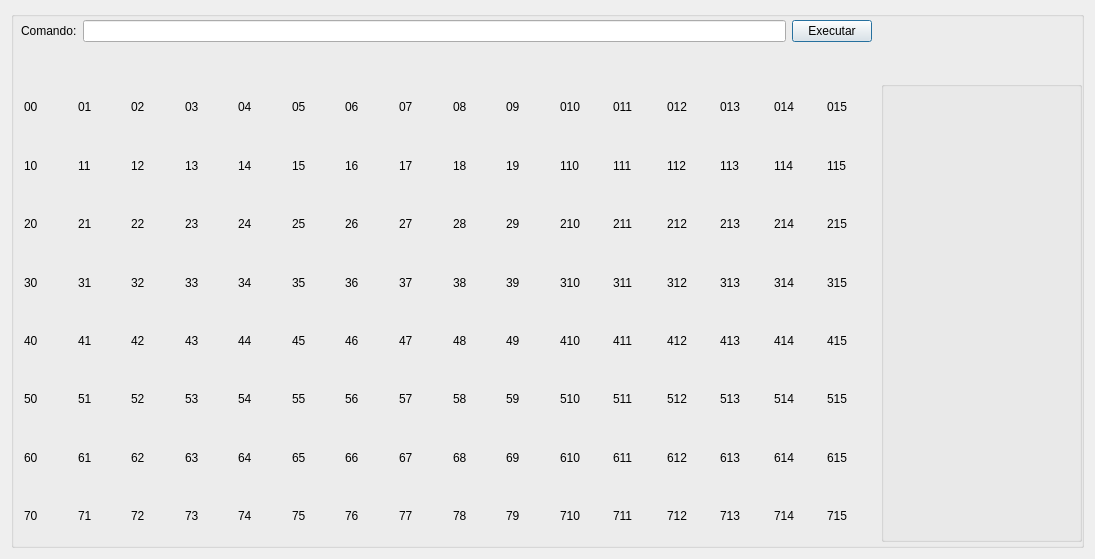
<?xml version="1.0" encoding="UTF-8"?>
<ui version="4.0">
 <class>gamewindow</class>
 <widget class="QDialog" name="gamewindow">
  <property name="geometry">
   <rect>
    <x>0</x>
    <y>0</y>
    <width>1095</width>
    <height>559</height>
   </rect>
  </property>
  <property name="windowTitle">
   <string>Dialog</string>
  </property>
  <layout class="QHBoxLayout" name="horizontalLayout_2">
   <item>
    <widget class="QGroupBox" name="groupBox">
     <property name="title">
      <string/>
     </property>
     <widget class="QWidget" name="layoutWidget">
      <property name="geometry">
       <rect>
        <x>13</x>
        <y>70</y>
        <width>851</width>
        <height>461</height>
       </rect>
      </property>
      <layout class="QGridLayout" name="gridLayout_3">
       <item row="3" column="3">
        <widget class="QLabel" name="lbCell23">
         <property name="text">
          <string>23</string>
         </property>
        </widget>
       </item>
       <item row="5" column="1">
        <widget class="QLabel" name="lbCell41">
         <property name="text">
          <string>41</string>
         </property>
        </widget>
       </item>
       <item row="2" column="6">
        <widget class="QLabel" name="lbCell16">
         <property name="text">
          <string>16</string>
         </property>
        </widget>
       </item>
       <item row="1" column="12">
        <widget class="QLabel" name="lbCell012">
         <property name="text">
          <string>012</string>
         </property>
        </widget>
       </item>
       <item row="3" column="7">
        <widget class="QLabel" name="lbCell27">
         <property name="text">
          <string>27</string>
         </property>
        </widget>
       </item>
       <item row="5" column="11">
        <widget class="QLabel" name="lbCell411">
         <property name="text">
          <string>411</string>
         </property>
        </widget>
       </item>
       <item row="6" column="0">
        <widget class="QLabel" name="lbCell50">
         <property name="text">
          <string>50</string>
         </property>
        </widget>
       </item>
       <item row="7" column="0">
        <widget class="QLabel" name="lbCell60">
         <property name="text">
          <string>60</string>
         </property>
        </widget>
       </item>
       <item row="2" column="3">
        <widget class="QLabel" name="lbCell13">
         <property name="text">
          <string>13</string>
         </property>
        </widget>
       </item>
       <item row="1" column="4">
        <widget class="QLabel" name="lbCell04">
         <property name="text">
          <string>04</string>
         </property>
        </widget>
       </item>
       <item row="7" column="10">
        <widget class="QLabel" name="lbCell610">
         <property name="text">
          <string>610</string>
         </property>
        </widget>
       </item>
       <item row="6" column="13">
        <widget class="QLabel" name="lbCell513">
         <property name="text">
          <string>513</string>
         </property>
        </widget>
       </item>
       <item row="3" column="10">
        <widget class="QLabel" name="lbCell210">
         <property name="text">
          <string>210</string>
         </property>
        </widget>
       </item>
       <item row="4" column="5">
        <widget class="QLabel" name="lbCell35">
         <property name="text">
          <string>35</string>
         </property>
        </widget>
       </item>
       <item row="8" column="1">
        <widget class="QLabel" name="lbCell71">
         <property name="text">
          <string>71</string>
         </property>
        </widget>
       </item>
       <item row="1" column="9">
        <widget class="QLabel" name="lbCell09">
         <property name="text">
          <string>09</string>
         </property>
        </widget>
       </item>
       <item row="6" column="11">
        <widget class="QLabel" name="lbCell511">
         <property name="text">
          <string>511</string>
         </property>
        </widget>
       </item>
       <item row="5" column="2">
        <widget class="QLabel" name="lbCell42">
         <property name="text">
          <string>42</string>
         </property>
        </widget>
       </item>
       <item row="4" column="8">
        <widget class="QLabel" name="lbCell38">
         <property name="text">
          <string>38</string>
         </property>
        </widget>
       </item>
       <item row="1" column="1">
        <widget class="QLabel" name="lbCell01">
         <property name="text">
          <string>01</string>
         </property>
        </widget>
       </item>
       <item row="5" column="10">
        <widget class="QLabel" name="lbCell410">
         <property name="text">
          <string>410</string>
         </property>
        </widget>
       </item>
       <item row="5" column="0">
        <widget class="QLabel" name="lbCell40">
         <property name="text">
          <string>40</string>
         </property>
        </widget>
       </item>
       <item row="7" column="4">
        <widget class="QLabel" name="lbCell64">
         <property name="text">
          <string>64</string>
         </property>
        </widget>
       </item>
       <item row="6" column="10">
        <widget class="QLabel" name="lbCell510">
         <property name="text">
          <string>510</string>
         </property>
        </widget>
       </item>
       <item row="6" column="3">
        <widget class="QLabel" name="lbCell53">
         <property name="text">
          <string>53</string>
         </property>
        </widget>
       </item>
       <item row="1" column="10">
        <widget class="QLabel" name="lbCell010">
         <property name="text">
          <string>010</string>
         </property>
        </widget>
       </item>
       <item row="2" column="13">
        <widget class="QLabel" name="lbCell113">
         <property name="text">
          <string>113</string>
         </property>
        </widget>
       </item>
       <item row="7" column="2">
        <widget class="QLabel" name="lbCell62">
         <property name="text">
          <string>62</string>
         </property>
        </widget>
       </item>
       <item row="4" column="0">
        <widget class="QLabel" name="lbCell30">
         <property name="text">
          <string>30</string>
         </property>
        </widget>
       </item>
       <item row="6" column="4">
        <widget class="QLabel" name="lbCell54">
         <property name="text">
          <string>54</string>
         </property>
        </widget>
       </item>
       <item row="3" column="15">
        <widget class="QLabel" name="lbCell215">
         <property name="text">
          <string>215</string>
         </property>
        </widget>
       </item>
       <item row="8" column="5">
        <widget class="QLabel" name="lbCell75">
         <property name="text">
          <string>75</string>
         </property>
        </widget>
       </item>
       <item row="6" column="5">
        <widget class="QLabel" name="lbCell55">
         <property name="text">
          <string>55</string>
         </property>
        </widget>
       </item>
       <item row="4" column="4">
        <widget class="QLabel" name="lbCell34">
         <property name="text">
          <string>34</string>
         </property>
        </widget>
       </item>
       <item row="7" column="14">
        <widget class="QLabel" name="lbCell614">
         <property name="text">
          <string>614</string>
         </property>
        </widget>
       </item>
       <item row="7" column="7">
        <widget class="QLabel" name="lbCell67">
         <property name="text">
          <string>67</string>
         </property>
        </widget>
       </item>
       <item row="4" column="10">
        <widget class="QLabel" name="lbCell310">
         <property name="text">
          <string>310</string>
         </property>
        </widget>
       </item>
       <item row="7" column="6">
        <widget class="QLabel" name="lbCell66">
         <property name="text">
          <string>66</string>
         </property>
        </widget>
       </item>
       <item row="3" column="9">
        <widget class="QLabel" name="lbCell29">
         <property name="text">
          <string>29</string>
         </property>
        </widget>
       </item>
       <item row="7" column="8">
        <widget class="QLabel" name="lbCell68">
         <property name="text">
          <string>68</string>
         </property>
        </widget>
       </item>
       <item row="3" column="5">
        <widget class="QLabel" name="lbCell25">
         <property name="text">
          <string>25</string>
         </property>
        </widget>
       </item>
       <item row="2" column="10">
        <widget class="QLabel" name="lbCell110">
         <property name="text">
          <string>110</string>
         </property>
        </widget>
       </item>
       <item row="5" column="6">
        <widget class="QLabel" name="lbCell46">
         <property name="text">
          <string>46</string>
         </property>
        </widget>
       </item>
       <item row="7" column="13">
        <widget class="QLabel" name="lbCell613">
         <property name="text">
          <string>613</string>
         </property>
        </widget>
       </item>
       <item row="7" column="3">
        <widget class="QLabel" name="lbCell63">
         <property name="text">
          <string>63</string>
         </property>
        </widget>
       </item>
       <item row="6" column="15">
        <widget class="QLabel" name="lbCell515">
         <property name="text">
          <string>515</string>
         </property>
        </widget>
       </item>
       <item row="8" column="15">
        <widget class="QLabel" name="lbCell715">
         <property name="text">
          <string>715</string>
         </property>
        </widget>
       </item>
       <item row="4" column="12">
        <widget class="QLabel" name="lbCell312">
         <property name="text">
          <string>312</string>
         </property>
        </widget>
       </item>
       <item row="4" column="7">
        <widget class="QLabel" name="lbCell37">
         <property name="text">
          <string>37</string>
         </property>
        </widget>
       </item>
       <item row="4" column="13">
        <widget class="QLabel" name="lbCell313">
         <property name="text">
          <string>313</string>
         </property>
        </widget>
       </item>
       <item row="5" column="12">
        <widget class="QLabel" name="lbCell412">
         <property name="text">
          <string>412</string>
         </property>
        </widget>
       </item>
       <item row="1" column="11">
        <widget class="QLabel" name="lbCell011">
         <property name="text">
          <string>011</string>
         </property>
        </widget>
       </item>
       <item row="7" column="5">
        <widget class="QLabel" name="lbCell65">
         <property name="text">
          <string>65</string>
         </property>
        </widget>
       </item>
       <item row="3" column="1">
        <widget class="QLabel" name="lbCell21">
         <property name="text">
          <string>21</string>
         </property>
        </widget>
       </item>
       <item row="3" column="4">
        <widget class="QLabel" name="lbCell24">
         <property name="text">
          <string>24</string>
         </property>
        </widget>
       </item>
       <item row="4" column="1">
        <widget class="QLabel" name="lbCell31">
         <property name="text">
          <string>31</string>
         </property>
        </widget>
       </item>
       <item row="3" column="2">
        <widget class="QLabel" name="lbCell22">
         <property name="text">
          <string>22</string>
         </property>
        </widget>
       </item>
       <item row="2" column="7">
        <widget class="QLabel" name="lbCell17">
         <property name="text">
          <string>17</string>
         </property>
        </widget>
       </item>
       <item row="3" column="13">
        <widget class="QLabel" name="lbCell213">
         <property name="text">
          <string>213</string>
         </property>
        </widget>
       </item>
       <item row="4" column="15">
        <widget class="QLabel" name="lbCell315">
         <property name="text">
          <string>315</string>
         </property>
        </widget>
       </item>
       <item row="1" column="15">
        <widget class="QLabel" name="lbCell015">
         <property name="text">
          <string>015</string>
         </property>
        </widget>
       </item>
       <item row="1" column="2">
        <widget class="QLabel" name="lbCell02">
         <property name="text">
          <string>02</string>
         </property>
        </widget>
       </item>
       <item row="1" column="5">
        <widget class="QLabel" name="lbCell05">
         <property name="text">
          <string>05</string>
         </property>
        </widget>
       </item>
       <item row="5" column="9">
        <widget class="QLabel" name="lbCell49">
         <property name="text">
          <string>49</string>
         </property>
        </widget>
       </item>
       <item row="8" column="6">
        <widget class="QLabel" name="lbCell76">
         <property name="text">
          <string>76</string>
         </property>
        </widget>
       </item>
       <item row="4" column="14">
        <widget class="QLabel" name="lbCell314">
         <property name="text">
          <string>314</string>
         </property>
        </widget>
       </item>
       <item row="8" column="12">
        <widget class="QLabel" name="lbCell712">
         <property name="text">
          <string>712</string>
         </property>
        </widget>
       </item>
       <item row="5" column="15">
        <widget class="QLabel" name="lbCell415">
         <property name="text">
          <string>415</string>
         </property>
        </widget>
       </item>
       <item row="2" column="2">
        <widget class="QLabel" name="lbCell12">
         <property name="text">
          <string>12</string>
         </property>
        </widget>
       </item>
       <item row="2" column="4">
        <widget class="QLabel" name="lbCell14">
         <property name="text">
          <string>14</string>
         </property>
        </widget>
       </item>
       <item row="5" column="5">
        <widget class="QLabel" name="lbCell45">
         <property name="text">
          <string>45</string>
         </property>
        </widget>
       </item>
       <item row="6" column="14">
        <widget class="QLabel" name="lbCell514">
         <property name="text">
          <string>514</string>
         </property>
        </widget>
       </item>
       <item row="7" column="1">
        <widget class="QLabel" name="lbCell61">
         <property name="text">
          <string>61</string>
         </property>
        </widget>
       </item>
       <item row="4" column="2">
        <widget class="QLabel" name="lbCell32">
         <property name="text">
          <string>32</string>
         </property>
        </widget>
       </item>
       <item row="8" column="8">
        <widget class="QLabel" name="lbCell78">
         <property name="text">
          <string>78</string>
         </property>
        </widget>
       </item>
       <item row="6" column="9">
        <widget class="QLabel" name="lbCell59">
         <property name="text">
          <string>59</string>
         </property>
        </widget>
       </item>
       <item row="8" column="4">
        <widget class="QLabel" name="lbCell74">
         <property name="text">
          <string>74</string>
         </property>
        </widget>
       </item>
       <item row="5" column="13">
        <widget class="QLabel" name="lbCell413">
         <property name="text">
          <string>413</string>
         </property>
        </widget>
       </item>
       <item row="8" column="14">
        <widget class="QLabel" name="lbCell714">
         <property name="text">
          <string>714</string>
         </property>
        </widget>
       </item>
       <item row="4" column="11">
        <widget class="QLabel" name="lbCell311">
         <property name="text">
          <string>311</string>
         </property>
        </widget>
       </item>
       <item row="1" column="8">
        <widget class="QLabel" name="lbCell08">
         <property name="text">
          <string>08</string>
         </property>
        </widget>
       </item>
       <item row="3" column="6">
        <widget class="QLabel" name="lbCell26">
         <property name="text">
          <string>26</string>
         </property>
        </widget>
       </item>
       <item row="4" column="9">
        <widget class="QLabel" name="lbCell39">
         <property name="text">
          <string>39</string>
         </property>
        </widget>
       </item>
       <item row="1" column="0">
        <widget class="QLabel" name="lbCell00">
         <property name="text">
          <string>00</string>
         </property>
        </widget>
       </item>
       <item row="2" column="0">
        <widget class="QLabel" name="lbCell10">
         <property name="text">
          <string>10</string>
         </property>
        </widget>
       </item>
       <item row="3" column="0">
        <widget class="QLabel" name="lbCell20">
         <property name="text">
          <string>20</string>
         </property>
        </widget>
       </item>
       <item row="1" column="14">
        <widget class="QLabel" name="lbCell014">
         <property name="text">
          <string>014</string>
         </property>
        </widget>
       </item>
       <item row="7" column="15">
        <widget class="QLabel" name="lbCell615">
         <property name="text">
          <string>615</string>
         </property>
        </widget>
       </item>
       <item row="8" column="9">
        <widget class="QLabel" name="lbCell79">
         <property name="text">
          <string>79</string>
         </property>
        </widget>
       </item>
       <item row="6" column="8">
        <widget class="QLabel" name="lbCell58">
         <property name="text">
          <string>58</string>
         </property>
        </widget>
       </item>
       <item row="6" column="12">
        <widget class="QLabel" name="lbCell512">
         <property name="text">
          <string>512</string>
         </property>
        </widget>
       </item>
       <item row="4" column="3">
        <widget class="QLabel" name="lbCell33">
         <property name="text">
          <string>33</string>
         </property>
        </widget>
       </item>
       <item row="1" column="7">
        <widget class="QLabel" name="lbCell07">
         <property name="text">
          <string>07</string>
         </property>
        </widget>
       </item>
       <item row="2" column="15">
        <widget class="QLabel" name="lbCell115">
         <property name="text">
          <string>115</string>
         </property>
        </widget>
       </item>
       <item row="8" column="7">
        <widget class="QLabel" name="lbCell77">
         <property name="text">
          <string>77</string>
         </property>
        </widget>
       </item>
       <item row="8" column="11">
        <widget class="QLabel" name="lbCell711">
         <property name="text">
          <string>711</string>
         </property>
        </widget>
       </item>
       <item row="3" column="8">
        <widget class="QLabel" name="lbCell28">
         <property name="text">
          <string>28</string>
         </property>
        </widget>
       </item>
       <item row="1" column="6">
        <widget class="QLabel" name="lbCell06">
         <property name="text">
          <string>06</string>
         </property>
        </widget>
       </item>
       <item row="7" column="9">
        <widget class="QLabel" name="lbCell69">
         <property name="text">
          <string>69</string>
         </property>
        </widget>
       </item>
       <item row="8" column="0">
        <widget class="QLabel" name="lbCell70">
         <property name="text">
          <string>70</string>
         </property>
        </widget>
       </item>
       <item row="5" column="8">
        <widget class="QLabel" name="lbCell48">
         <property name="text">
          <string>48</string>
         </property>
        </widget>
       </item>
       <item row="2" column="9">
        <widget class="QLabel" name="lbCell19">
         <property name="text">
          <string>19</string>
         </property>
        </widget>
       </item>
       <item row="8" column="3">
        <widget class="QLabel" name="lbCell73">
         <property name="text">
          <string>73</string>
         </property>
        </widget>
       </item>
       <item row="2" column="8">
        <widget class="QLabel" name="lbCell18">
         <property name="text">
          <string>18</string>
         </property>
        </widget>
       </item>
       <item row="6" column="1">
        <widget class="QLabel" name="lbCell51">
         <property name="text">
          <string>51</string>
         </property>
        </widget>
       </item>
       <item row="8" column="10">
        <widget class="QLabel" name="lbCell710">
         <property name="text">
          <string>710</string>
         </property>
        </widget>
       </item>
       <item row="3" column="11">
        <widget class="QLabel" name="lbCell211">
         <property name="text">
          <string>211</string>
         </property>
        </widget>
       </item>
       <item row="7" column="12">
        <widget class="QLabel" name="lbCell612">
         <property name="text">
          <string>612</string>
         </property>
        </widget>
       </item>
       <item row="5" column="7">
        <widget class="QLabel" name="lbCell47">
         <property name="text">
          <string>47</string>
         </property>
        </widget>
       </item>
       <item row="5" column="14">
        <widget class="QLabel" name="lbCell414">
         <property name="text">
          <string>414</string>
         </property>
        </widget>
       </item>
       <item row="6" column="7">
        <widget class="QLabel" name="lbCell57">
         <property name="text">
          <string>57</string>
         </property>
        </widget>
       </item>
       <item row="2" column="5">
        <widget class="QLabel" name="lbCell15">
         <property name="text">
          <string>15</string>
         </property>
        </widget>
       </item>
       <item row="3" column="14">
        <widget class="QLabel" name="lbCell214">
         <property name="text">
          <string>214</string>
         </property>
        </widget>
       </item>
       <item row="7" column="11">
        <widget class="QLabel" name="lbCell611">
         <property name="text">
          <string>611</string>
         </property>
        </widget>
       </item>
       <item row="3" column="12">
        <widget class="QLabel" name="lbCell212">
         <property name="text">
          <string>212</string>
         </property>
        </widget>
       </item>
       <item row="2" column="14">
        <widget class="QLabel" name="lbCell114">
         <property name="text">
          <string>114</string>
         </property>
        </widget>
       </item>
       <item row="1" column="3">
        <widget class="QLabel" name="lbCell03">
         <property name="text">
          <string>03</string>
         </property>
        </widget>
       </item>
       <item row="2" column="1">
        <widget class="QLabel" name="lbCell11">
         <property name="text">
          <string>11</string>
         </property>
        </widget>
       </item>
       <item row="6" column="6">
        <widget class="QLabel" name="lbCell56">
         <property name="text">
          <string>56</string>
         </property>
        </widget>
       </item>
       <item row="8" column="2">
        <widget class="QLabel" name="lbCell72">
         <property name="text">
          <string>72</string>
         </property>
        </widget>
       </item>
       <item row="5" column="4">
        <widget class="QLabel" name="lbCell44">
         <property name="text">
          <string>44</string>
         </property>
        </widget>
       </item>
       <item row="6" column="2">
        <widget class="QLabel" name="lbCell52">
         <property name="text">
          <string>52</string>
         </property>
        </widget>
       </item>
       <item row="5" column="3">
        <widget class="QLabel" name="lbCell43">
         <property name="text">
          <string>43</string>
         </property>
        </widget>
       </item>
       <item row="4" column="6">
        <widget class="QLabel" name="lbCell36">
         <property name="text">
          <string>36</string>
         </property>
        </widget>
       </item>
       <item row="2" column="12">
        <widget class="QLabel" name="lbCell112">
         <property name="text">
          <string>112</string>
         </property>
        </widget>
       </item>
       <item row="2" column="11">
        <widget class="QLabel" name="lbCell111">
         <property name="text">
          <string>111</string>
         </property>
        </widget>
       </item>
       <item row="1" column="13">
        <widget class="QLabel" name="lbCell013">
         <property name="text">
          <string>013</string>
         </property>
        </widget>
       </item>
       <item row="8" column="13">
        <widget class="QLabel" name="lbCell713">
         <property name="text">
          <string>713</string>
         </property>
        </widget>
       </item>
      </layout>
     </widget>
     <widget class="QWidget" name="verticalLayoutWidget">
      <property name="geometry">
       <rect>
        <x>10</x>
        <y>9</y>
        <width>851</width>
        <height>61</height>
       </rect>
      </property>
      <layout class="QVBoxLayout" name="verticalLayout_3">
       <item>
        <layout class="QHBoxLayout" name="horizontalLayout">
         <item>
          <widget class="QLabel" name="lbComando">
           <property name="text">
            <string>Comando:</string>
           </property>
          </widget>
         </item>
         <item>
          <widget class="QLineEdit" name="leComando"/>
         </item>
         <item>
          <widget class="QPushButton" name="pbComando">
           <property name="text">
            <string>Executar</string>
           </property>
          </widget>
         </item>
        </layout>
       </item>
       <item>
        <widget class="QLabel" name="lbError">
         <property name="text">
          <string/>
         </property>
        </widget>
       </item>
      </layout>
     </widget>
     <widget class="QGroupBox" name="gbInformacao">
      <property name="geometry">
       <rect>
        <x>870</x>
        <y>70</y>
        <width>201</width>
        <height>461</height>
       </rect>
      </property>
      <property name="title">
       <string/>
      </property>
      <widget class="QLabel" name="lbInformacao">
       <property name="geometry">
        <rect>
         <x>10</x>
         <y>10</y>
         <width>181</width>
         <height>441</height>
        </rect>
       </property>
       <property name="text">
        <string/>
       </property>
      </widget>
     </widget>
    </widget>
   </item>
  </layout>
 </widget>
 <resources/>
 <connections/>
</ui>
